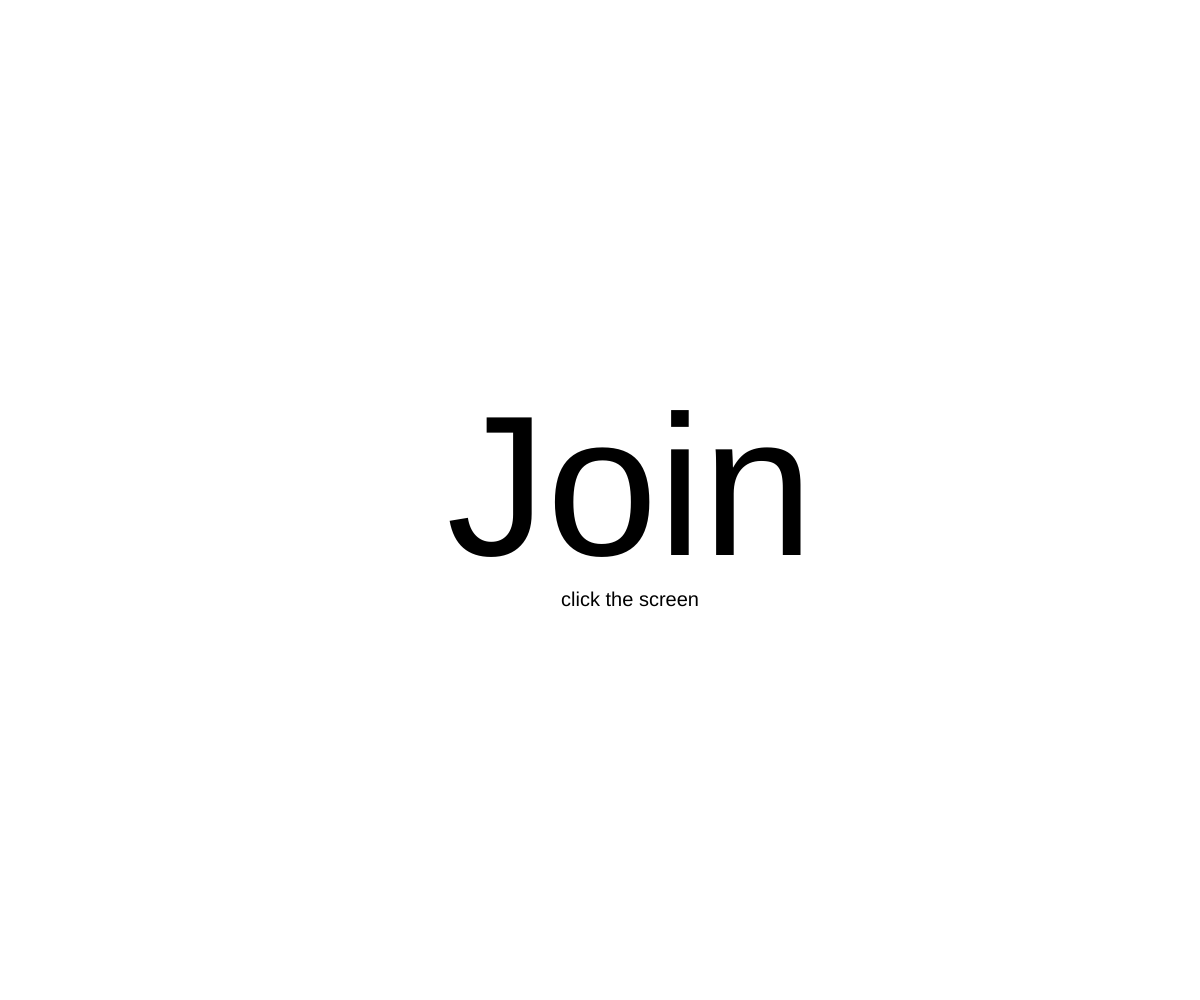
Frame 1 (no input)
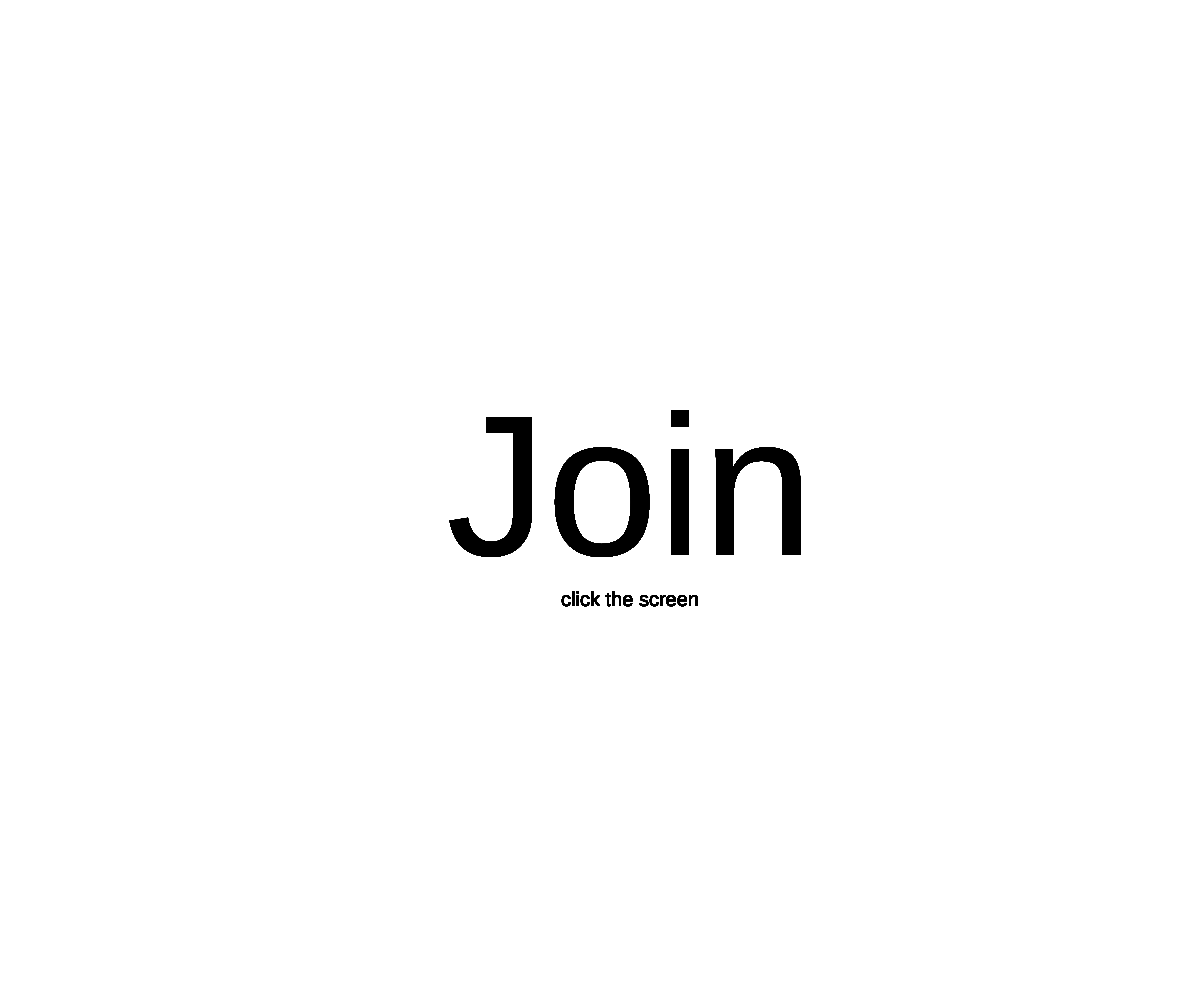
Frame 60 (no input)
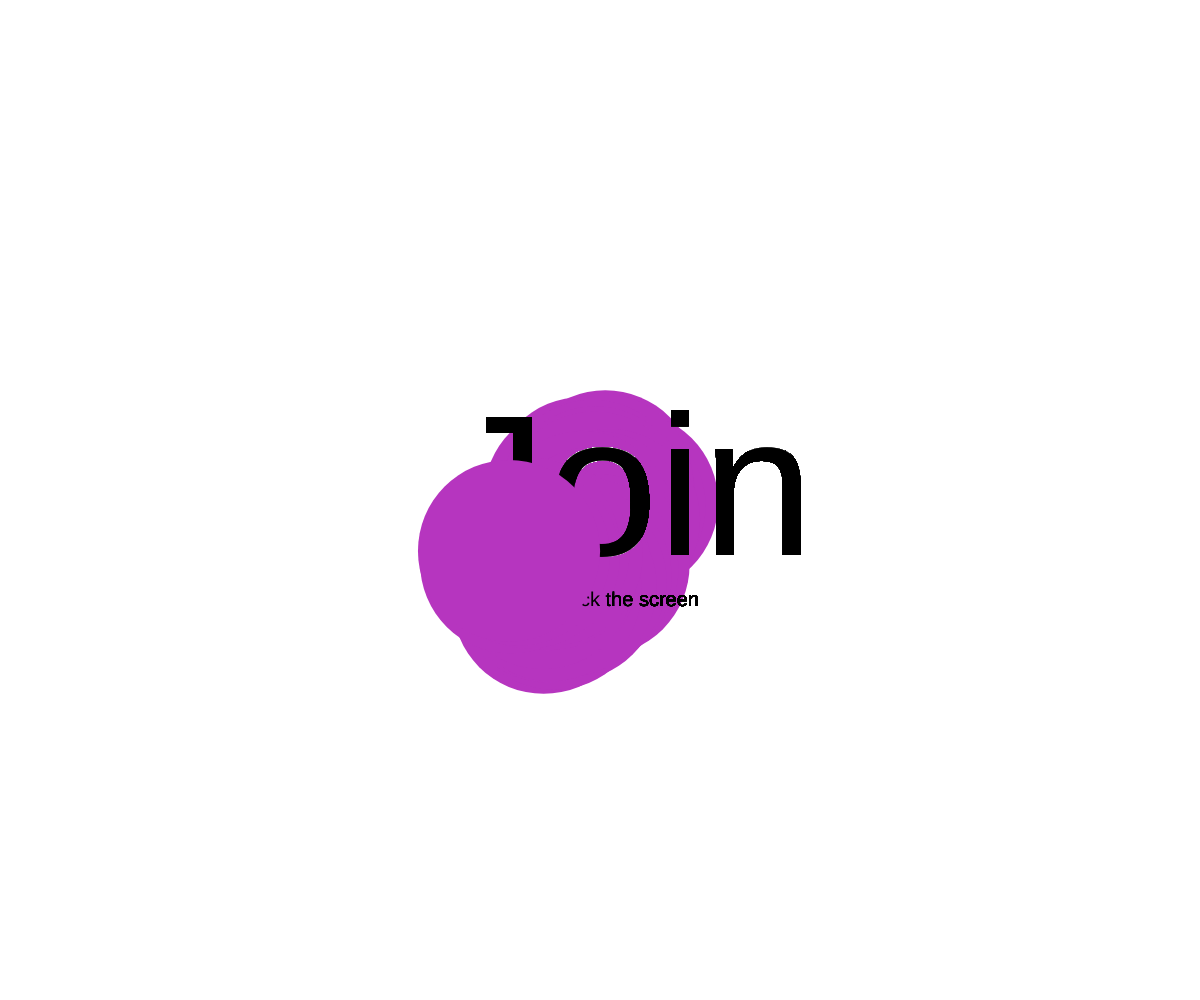
Frame 120 (the mouse pressed at the canvas centre since frame 60)

The p5.js sketch that drew these frames (run headless with seeded random() and noise() and a simulated clock; from frame 60 on, the mouse is pressed at the canvas centre):

// p5.js sketch
// ── sketch.js
let bubbles = [];
function setup() {
  createCanvas(windowWidth, windowHeight);
}

function draw() {

textSize(200);
textAlign(CENTER, CENTER);
fill(0);
text('Join', 30, height/2, width)
textSize(20);
text('click the screen', 30, height/2+100, width)
  for (let i = 0; i < bubbles.length; i++) {
    for (let i = 0; i < bubbles.length; i++) {
    bubbles[i].move();
    bubbles[i].show();
  }
  }
}

function windowResized() {
  resizeCanvas(windowWidth, windowHeight);
}



function mousePressed() {
   let x = mouseX;
    let y = mouseY;
    let r = 100;
    let b = new Bubble(x, y, r);
    bubbles.push(b)
    bubbles[ bubbles.length-1].move();
    bubbles[ bubbles.length-1].show();
  if(bubbles.length > 40){
    bubbles.pop();
    bubbles.pop();
     bubbles.pop();
    bubbles.pop();
  }
}



class Bubble {
  constructor(x, y, r) {
    this.x = x;
    this.y = y;
    this.r = 100;
	this.r = random(0,255);
	this.g = random(0,255);
	this.b = random(0,255);
	this.z = 20;
    this.brightness = 0;
  }

  clicked(px, py) {
    let d = dist(px, py, this.x, this.y);
    if (d < this.r) {
      this.brightness = 255;
    }
  }

  move() {
    this.x = this.x +  random(random(-this.z, this.z),random(-this.z, this.z));
    this.y = this.y + random(random(-this.z, this.z),random(-this.z, this.z));
  }

  show() {
    stroke(255);
    strokeWeight(0);
    fill(this.brightness, 125);
	fill(this.r,this.g,this.b);
    ellipse(this.x, this.y, this.r );
  }
}
// ── styles.css

	  	body {
			margin:0;
			padding:0;
			overflow: hidden;
		}
		canvas {
			margin:auto;
			z-index:-1;
			position:absolute;
			top:0;
			left:0
		}
